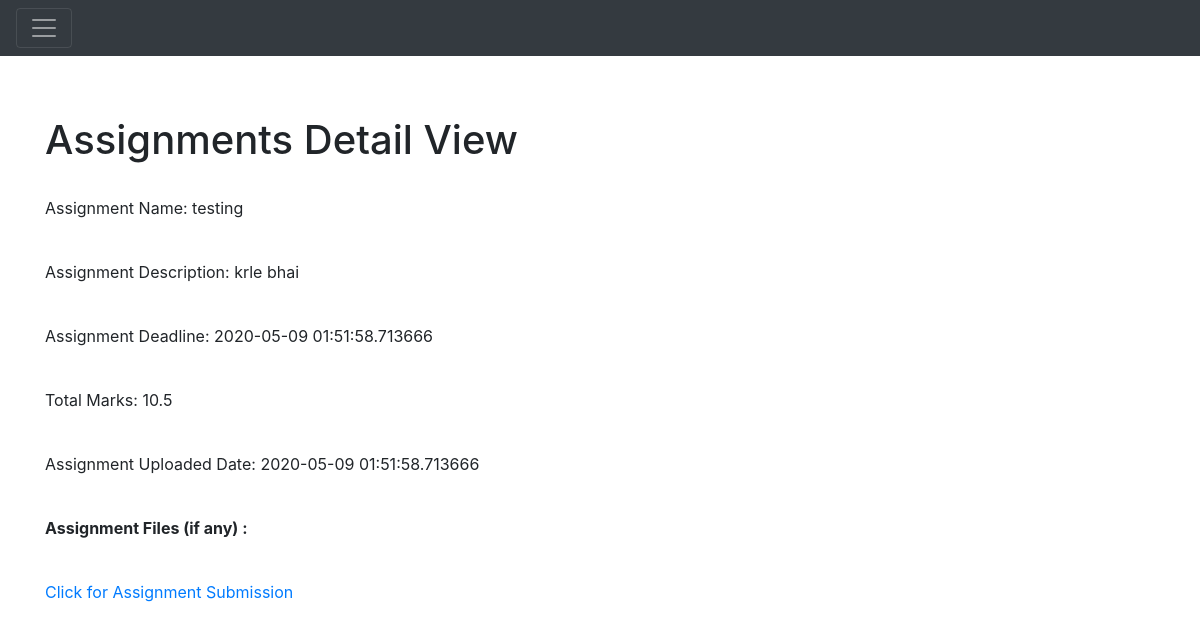
Before: /assignments/detail/1 with the older database file.
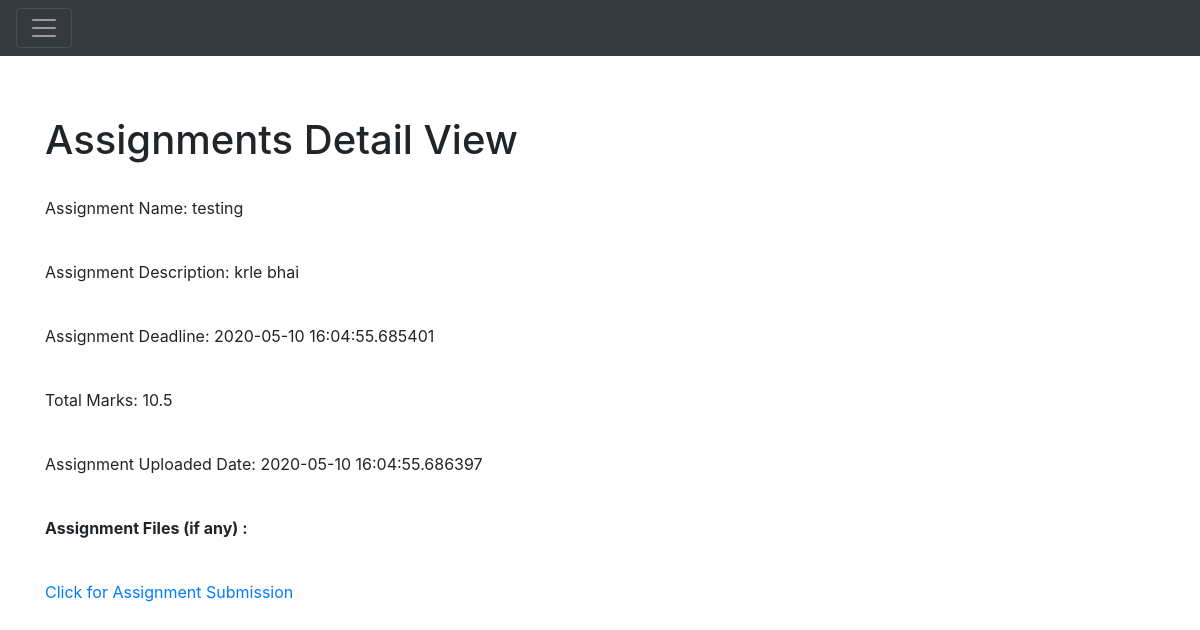
After: the same page with the newer database file.
### Application/models.py (models this page shows)
class Assignment(db.Model):
    __tablename__ = "assignments"
    assignmentId = db.Column(
        db.Integer,
        primary_key=True,
        autoincrement=True
    )
    assignmentName = db.Column(
        db.String(120),
        nullable=False
    )
    assignmentDesc = db.Column(
        db.String(255),
        nullable=False
    )
    assignmentDeadline = db.Column(
        db.DateTime
    )
    courseId = db.Column(db.Integer, db.ForeignKey('courses.courseId'))
    course = relationship("Course", backref="assignments")
    totalMarks = db.Column(db.Float, nullable=False)
    uploadDateTime = db.Column(db.DateTime, nullable=False)

### Application/assignments.py (the view)
@app.route('/assignments/detail/<id>', methods=['GET'])
def getAssignmentDetailById(id):
    assignment = models.Assignment.query.filter_by(assignmentId=id).first()
    if not assignment:
        flash('Assignment did not exist')
        return redirect('/home')
    return render_template('assignment.html', assignment=assignment)

### Application/templates/assignment.html (shortened to what this page needs)
{% extends 'main.html' %}
{% block head %}
{{ super() }}
{% endblock %}
{% block body %}
{{ super() }}
<div class="container" style="margin-top: 5%">
    <h1>Assignments Detail View</h1>
    <div>
        <br>
        <p> Assignment Name: {{ assignment.assignmentName }}</p>
        <br>
        <p> Assignment Description: {{ assignment.assignmentDesc }}</p>
        <br>
        <p> Assignment Deadline: {{ assignment.assignmentDeadline }}</p>
        <br>
        <p> Total Marks: {{ assignment.totalMarks }}</p>
        <br>
        <p> Assignment Uploaded Date: {{ assignment.uploadDateTime }}</p>
        <br>
        <p><b>Assignment Files (if any) :</b></p>
        <br>
        <a href= {{ url_for('assignmentSubmission',id=assignment.assignmentId) }}>Click for Assignment Submission</a>
    </div>
</div>
{% endblock %}

Changed rows visible on the page:
changed Assignment "testing": assignmentDeadline "2020-05-09 01:51:58.713666" → "2020-05-10 16:04:55.685401"; uploadDateTime "2020-05-09 01:51:58.713666" → "2020-05-10 16:04:55.686397"
